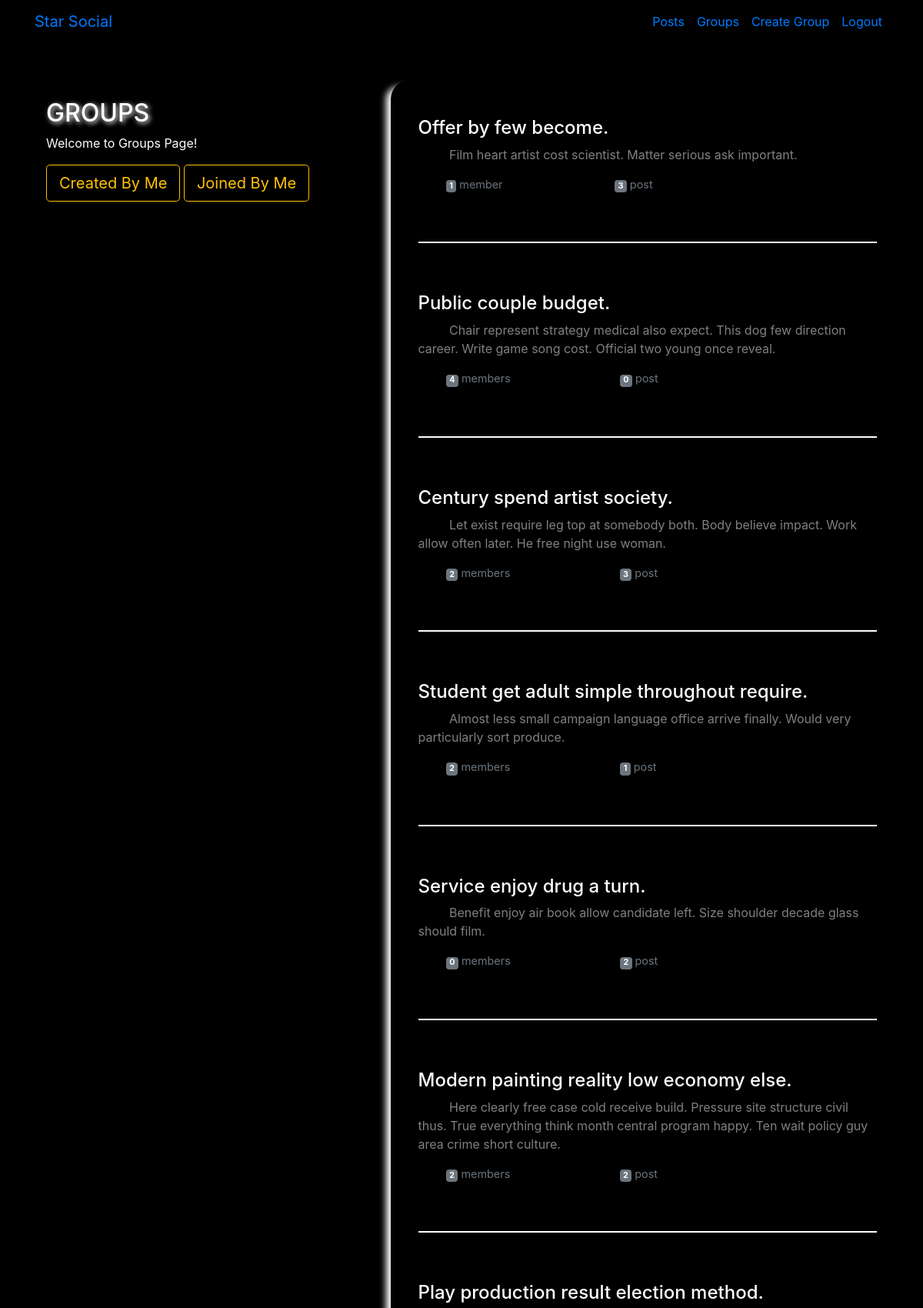
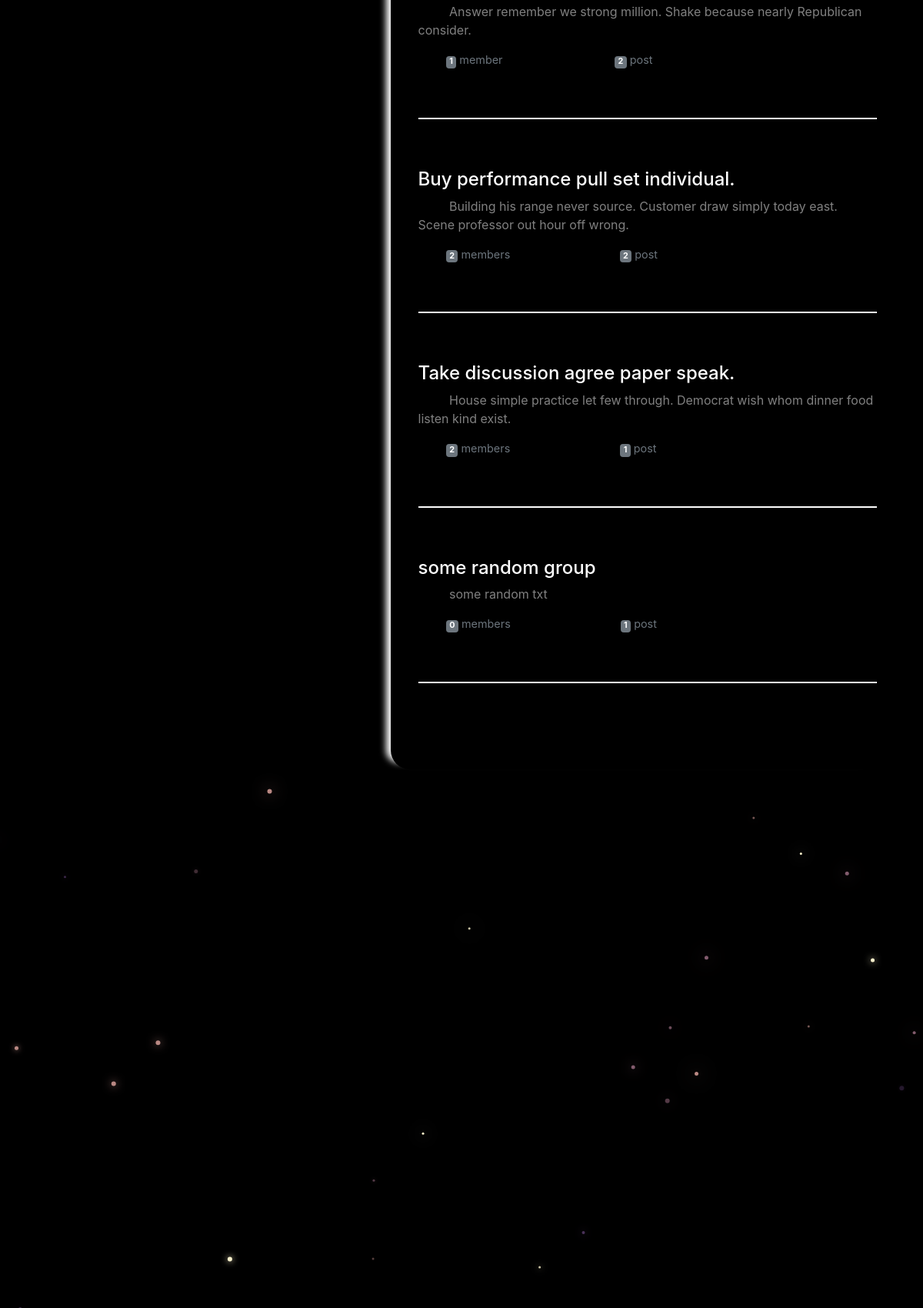
Screenshot of /starSocial/groups/list/ (signed in, upper part) with the database file from the repository (2 pictures, top to bottom).
### groups/models.py (models this page shows, shortened)
class Group(models.Model):
    name = models.CharField(max_length=100, unique=True)
    admin = models.ForeignKey(User, on_delete=models.SET_NULL, null=True, related_name='groupAdmin')
    slug = models.SlugField(allow_unicode=True)
    desc = models.CharField(max_length=255)
    desc_html = models.TextField()
    createdAt = models.DateTimeField(auto_now=True)
    members = models.ManyToManyField(User, through='GroupMember')
    class Meta:
        ordering = ['-createdAt']

### groups/views.py (the view)
# urls.py: path('list/', views.listGroup.as_view(), name='listGroup'),
class listGroup(LoginRequiredMixin, generic.ListView):
    login_url = LOGIN_URL
    model = Group
    template_name = 'groups/list_group.html'

### groups/templates/groups/list_group.html (shortened to what this page needs)
<!DOCTYPE html>
{% extends 'posts/list_base.html' %}
  {% block list_desc %}
    <br>
    <h2 class="glow-head">GROUPS</h2>
    <p>Welcome to Groups Page!</p>
    <a href="{% url 'groups:listCreatedGroup' %}" class="btn btn-lg btn-outline-warning">Created By Me</a>
    <a href="{% url 'groups:listJoinedGroup' %}" class="btn btn-lg btn-outline-warning">Joined By Me</a>
  {% endblock %}
  {% block list_content %}
    {% if object_list.count == 0 %}
      <h3>No Group Is Created Yet!!</h3>
    {% else %}
      <div class="row">
      {% for group in object_list %}
        <div class="col-lg-12">
          <h4><a class="list-a" href="{% url 'groups:detailGroup' slug=group.slug %}">{{ group.name }}</a></h4>
          <p class="small-detail">
            &nbsp&nbsp&nbsp&nbsp&nbsp&nbsp&nbsp&nbsp {{ group.desc }}</p>
          <div class="d-flex w-40 text-18 justify-content-between">
    				<small class="text-muted">
              &nbsp&nbsp&nbsp&nbsp&nbsp&nbsp&nbsp&nbsp <span class="badge badge-secondary">
    					{{ group.members.count }}</span> member{{ group.members.count|pluralize }}</small>
    				<small class="text-muted"><span class="badge badge-secondary">
    					{{ group.groupPost.count }}</span> post{{ group.posts.count|pluralize }}</small>
    			</div>
          <br><br>
          <hr>
          <br><br>
        </div>
      {% endfor %}
      </div>
    {% endif %}
  {% endblock %}

### static/socialClone/css/master.css (style rules this page uses)
body { margin: 0; background-color: black; color:white; }
.glow-head { text-shadow: 2px 2px 6px #FFffff; }
hr { border: 1px groove white; }
.small-detail { font-size: 16px; color: grey; }
.list-a { text-decoration: none; color: #ffffff; }
.text-18 { font-size: 18px; }

### rows the page displays
Group: name "Offer by few become.", desc "Film heart artist cost scientist. Matter serious ask important.", members.count "1", groupPost.count "3"
Group: name "Public couple budget.", desc "Chair represent strategy medical also expect. This dog few direction career. Write game song cost. Official two young once reveal.", members.count "4", groupPost.count "0"
Group: name "Century spend artist society.", desc "Let exist require leg top at somebody both. Body believe impact. Work allow often later. He free night use woman.", members.count "2", groupPost.count "3"
Group: name "Student get adult simple throughout require.", desc "Almost less small campaign language office arrive finally. Would very particularly sort produce.", members.count "2", groupPost.count "1"
Group: name "Service enjoy drug a turn.", desc "Benefit enjoy air book allow candidate left. Size shoulder decade glass should film.", members.count "0", groupPost.count "2"
Group: name "Modern painting reality low economy else.", desc "Here clearly free case cold receive build. Pressure site structure civil thus. True everything think month central program happy. Ten wait policy guy area crime short culture.", members.count "2", groupPost.count "2"
Group: name "Play production result election method.", desc "Answer remember we strong million. Shake because nearly Republican consider.", members.count "1", groupPost.count "2"
Group: name "Buy performance pull set individual.", desc "Building his range never source. Customer draw simply today east. Scene professor out hour off wrong.", members.count "2", groupPost.count "2"
Group: name "Take discussion agree paper speak.", desc "House simple practice let few through. Democrat wish whom dinner food listen kind exist.", members.count "2", groupPost.count "1"
Group: name "some random group", desc "some random txt", members.count "0", groupPost.count "1"
